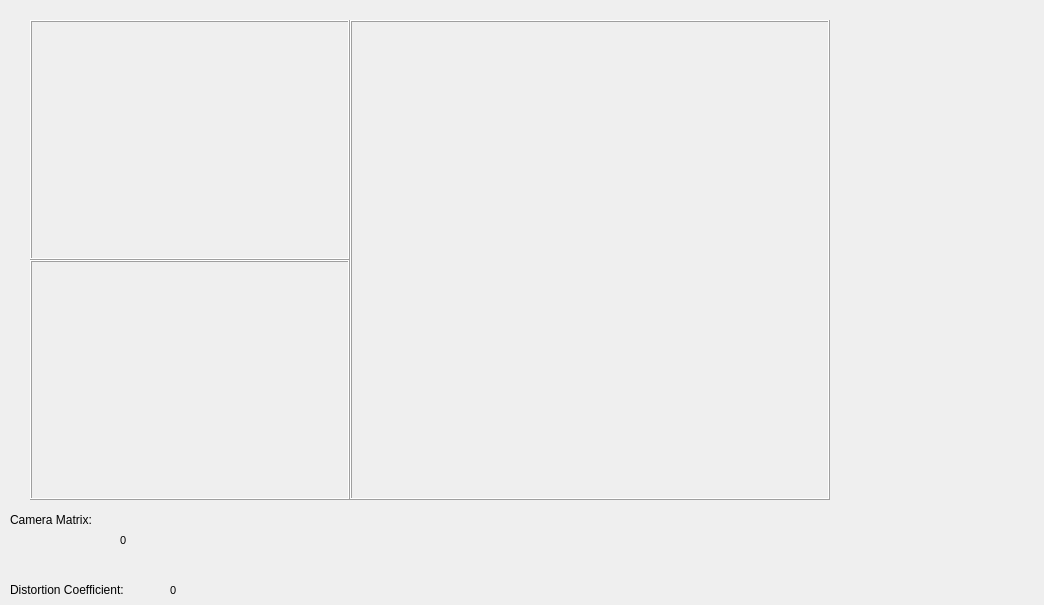
<?xml version="1.0" encoding="UTF-8"?>
<ui version="4.0">
 <class>MainWindowDesign</class>
 <widget class="QMainWindow" name="MainWindowDesign">
  <property name="geometry">
   <rect>
    <x>0</x>
    <y>0</y>
    <width>1044</width>
    <height>605</height>
   </rect>
  </property>
  <property name="windowTitle">
   <string>QRosApp</string>
  </property>
  <property name="windowIcon">
   <iconset resource="../resources/images.qrc">
    <normaloff>:/images/icon.png</normaloff>:/images/icon.png</iconset>
  </property>
  <property name="locale">
   <locale language="English" country="Australia"/>
  </property>
  <widget class="QWidget" name="centralwidget">
   <widget class="QLabel" name="img">
    <property name="enabled">
     <bool>true</bool>
    </property>
    <property name="geometry">
     <rect>
      <x>30</x>
      <y>20</y>
      <width>320</width>
      <height>240</height>
     </rect>
    </property>
    <property name="frameShape">
     <enum>QFrame::Box</enum>
    </property>
    <property name="frameShadow">
     <enum>QFrame::Raised</enum>
    </property>
    <property name="text">
     <string/>
    </property>
   </widget>
   <widget class="QLabel" name="aruco">
    <property name="enabled">
     <bool>true</bool>
    </property>
    <property name="geometry">
     <rect>
      <x>30</x>
      <y>260</y>
      <width>320</width>
      <height>240</height>
     </rect>
    </property>
    <property name="frameShape">
     <enum>QFrame::Box</enum>
    </property>
    <property name="frameShadow">
     <enum>QFrame::Raised</enum>
    </property>
    <property name="text">
     <string/>
    </property>
   </widget>
   <widget class="QLabel" name="result">
    <property name="enabled">
     <bool>true</bool>
    </property>
    <property name="geometry">
     <rect>
      <x>350</x>
      <y>20</y>
      <width>480</width>
      <height>480</height>
     </rect>
    </property>
    <property name="frameShape">
     <enum>QFrame::Box</enum>
    </property>
    <property name="frameShadow">
     <enum>QFrame::Raised</enum>
    </property>
    <property name="text">
     <string/>
    </property>
   </widget>
   <widget class="QLabel" name="camera_matrix">
    <property name="geometry">
     <rect>
      <x>120</x>
      <y>510</y>
      <width>881</width>
      <height>61</height>
     </rect>
    </property>
    <property name="font">
     <font>
      <pointsize>8</pointsize>
     </font>
    </property>
    <property name="text">
     <string>0</string>
    </property>
   </widget>
   <widget class="QLabel" name="distortion_coefficients">
    <property name="geometry">
     <rect>
      <x>170</x>
      <y>580</y>
      <width>881</width>
      <height>20</height>
     </rect>
    </property>
    <property name="font">
     <font>
      <pointsize>8</pointsize>
     </font>
    </property>
    <property name="text">
     <string>0</string>
    </property>
   </widget>
   <widget class="QLabel" name="camera_matrix_2">
    <property name="geometry">
     <rect>
      <x>10</x>
      <y>510</y>
      <width>101</width>
      <height>20</height>
     </rect>
    </property>
    <property name="text">
     <string>Camera Matrix:</string>
    </property>
   </widget>
   <widget class="QLabel" name="distortion_coefficients_2">
    <property name="geometry">
     <rect>
      <x>10</x>
      <y>580</y>
      <width>161</width>
      <height>20</height>
     </rect>
    </property>
    <property name="text">
     <string>Distortion Coefficient:</string>
    </property>
   </widget>
  </widget>
  <action name="action_Quit">
   <property name="text">
    <string>&amp;Quit</string>
   </property>
   <property name="shortcut">
    <string>Ctrl+Q</string>
   </property>
   <property name="shortcutContext">
    <enum>Qt::ApplicationShortcut</enum>
   </property>
  </action>
  <action name="action_Preferences">
   <property name="text">
    <string>&amp;Preferences</string>
   </property>
  </action>
  <action name="actionAbout">
   <property name="text">
    <string>&amp;About</string>
   </property>
  </action>
  <action name="actionAbout_Qt">
   <property name="text">
    <string>About &amp;Qt</string>
   </property>
  </action>
 </widget>
 <resources>
  <include location="../resources/images.qrc"/>
 </resources>
 <connections>
  <connection>
   <sender>action_Quit</sender>
   <signal>triggered()</signal>
   <receiver>MainWindowDesign</receiver>
   <slot>close()</slot>
   <hints>
    <hint type="sourcelabel">
     <x>-1</x>
     <y>-1</y>
    </hint>
    <hint type="destinationlabel">
     <x>399</x>
     <y>299</y>
    </hint>
   </hints>
  </connection>
 </connections>
</ui>
